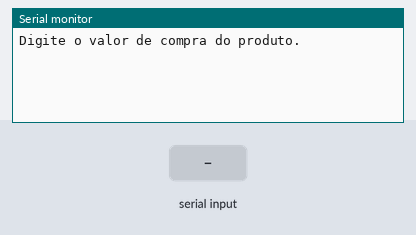
Bench run of a sketch on a simulated Arduino Uno, built with avr-gcc and run on an emulated ATmega328P. Parts: the last lines printed to the serial monitor. The inputs (shaded band) are chosen by the test bench.

Above: at 1.2 s.
1.3 s: "90,45\n" received over Serial
At 2.3 s:
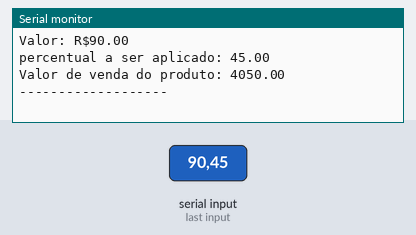
2.8 s: "5\n" received over Serial
At 5.56 s:
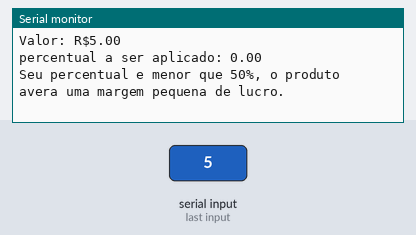

Measured:
- after the input at 1.3 s, the serial monitor: prints a new line at once (image 1)
- after the input at 2.8 s, the serial monitor: prints a new line after 2.7 s (image 2)

The sketch:

atividade_101__1_.ino
```cpp
/*
Elabore um programa para cálculo de preços de produtos que solicite o preço
de compra do produto e o percentual a ser aplicado em cima desse valor para
a venda. Calcule e exiba o preço de venda do produto. Se o percentual a ser
aplicado for inferior a 50%, exiba uma mensagem informando ao usuário que o
produto será vendido com uma margem muito pequena de lucro.

*/

//variaveis
float preco = 0;
float percentual = 0;
float valorDeVenda = 0;

void setup()
{
 Serial.begin(9600);
}

void loop()
{
  Serial.println("Digite o valor de compra do produto.");
  while(!Serial.available());
  preco = Serial.parseFloat();

   Serial.println("Digite em decimal o percentual a ser aplicado sobre o valor.");
  while(!Serial.available());
  percentual = Serial.parseFloat();


  Serial.println("Valor: R$" + String(preco));
  Serial.println("percentual a ser aplicado: " + String(percentual));

  if(percentual > 1.50){
  valorDeVenda = preco * percentual;
  Serial.println("Valor de venda do produto: " + String(valorDeVenda));

  } else {
  Serial.println("Seu percentual e menor que 50%, o produto avera uma margem pequena de lucro.");
  }
  Serial.println();
  Serial.println("-------------------");
  delay(3000);
}
```
